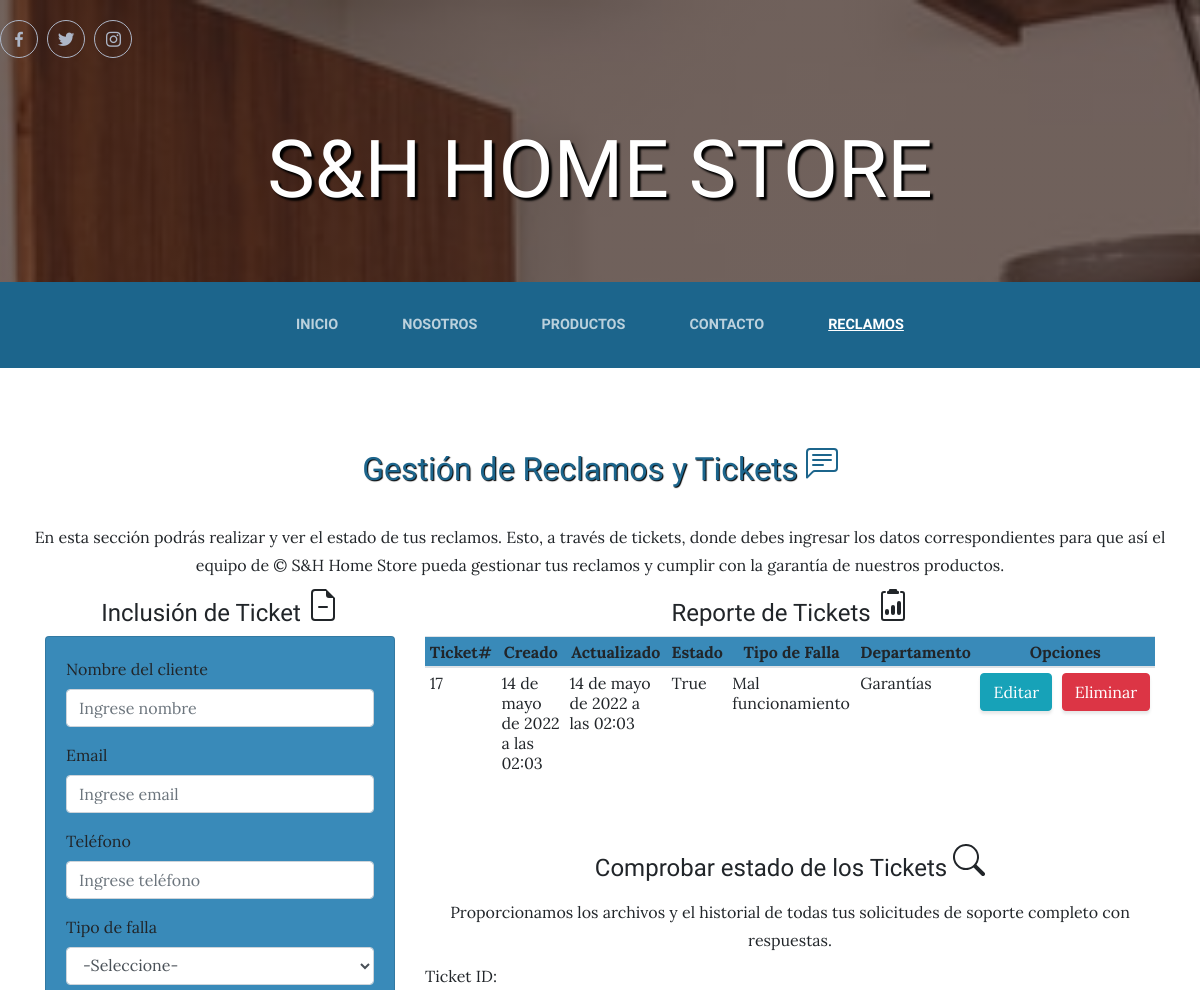
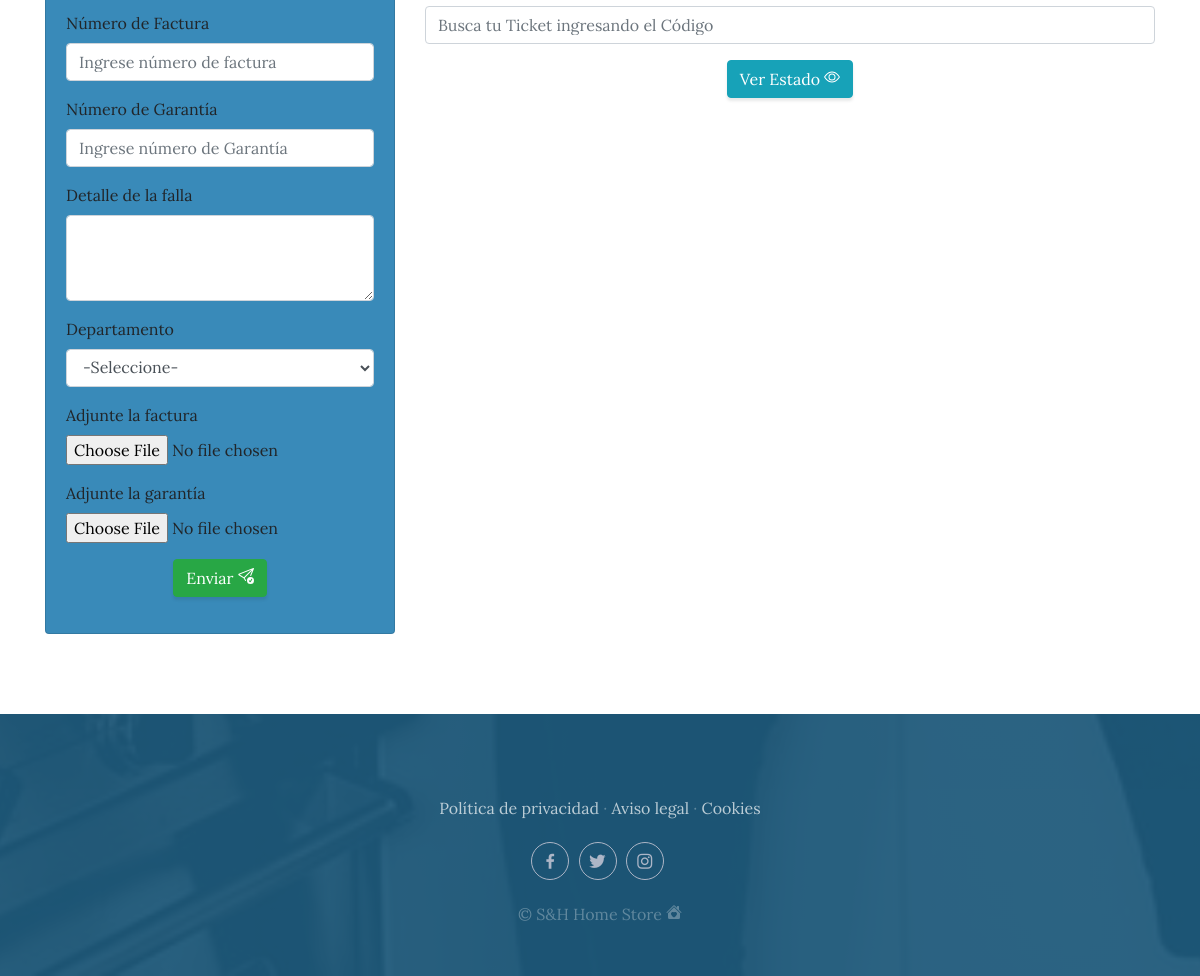
/reclamos, run on the app's committed database (2 pictures, top to bottom).
### SistemaGarantiaApp/models.py (models this page shows, shortened)
class Ticket(models.Model):
    codigo_tick=models.AutoField(primary_key=True)
    garantia_num=models.ForeignKey(Garantia, null=False, blank=False, on_delete=models.CASCADE)
    departamento_cod=models.ForeignKey(Departamento, null=False, blank=False, on_delete=models.CASCADE)
    fecha_creac=models.DateTimeField(auto_now_add=True)
    fecha_act=models.DateTimeField(auto_now_add=True)
    tipo_falla=models.CharField(max_length=255)
    detalle_falla=models.TextField(max_length=255)
    arch_fact=models.FileField(upload_to='facturas') #Carpeta donde se guardaran las factura dentro de media
    cert_garan=models.FileField(upload_to='garantias') #Carpeta donde se guardaran las garantias dentro de media
    estatus=models.BooleanField(default=True)

class Departamento(models.Model):
    codigo_dpto=models.AutoField(primary_key=True)
    nombre_dpto=models.CharField(max_length=255)
    estatus=models.BooleanField(default=True)
    def __str__(self):
        return self.nombre_dpto

### SistemaGarantiaApp/views.py (the view)
# urls.py: path('reclamos', views.reclamos, name="Reclamos"),
def reclamos(request):
    ticketsListados=Ticket.objects.all()
    return render(request, "SistemaGarantia/reclamos.html", {"tickets": ticketsListados})

### SistemaGarantiaApp/templates/SistemaGarantia/reclamos.html (shortened to what this page needs)
{% extends "SistemaGarantia/base.html" %}
{% load static %}
{% block content %}
<section id="about">
    <h2 class="title" id="titulo" style="text-align: center; margin-bottom: 30px;">
        Gestión de Reclamos y Tickets
    </h2>
    <p  style="padding: 5px; margin: 5px; text-align: center;">En esta sección podrás realizar y ver el estado de tus reclamos.
        Esto, a través de tickets, donde debes ingresar los datos correspondientes para que así el equipo de &copy; S&H Home Store pueda gestionar tus reclamos y cumplir con la garantía de nuestros productos.
    </p>
    <div class="container" data-os="fade-up">
        <div class="row">
            <div class="col-sm-12 col-md-6 col-lg-4 col-xl-4">
                <h4 style="text-align: center;">Inclusión de Ticket </h4>
                  <div class="card" style="background: #398AB9;">
                      <div class="card-body">
                          <form action="/incluirTicket/" method="post">
                              <div class="form-group">
                                <label for="txtNombre" >Nombre del cliente</label>
                                <div>
                                  <input type="text" class="form-control" name="txtNombre" id="txtNombre" placeholder="Ingrese nombre" required>
                                </div>
                              </div>
                              <div class="form-group">
                                <label for="txtEmail" >Email</label>
                                <div>
                                  <input type="email" class="form-control" name="txtEmail" id="txtEmail" placeholder="Ingrese email" required>
                                </div>
                              </div>
                              <div class="form-group">
                                <label for="txtTlf" >Teléfono</label>
                                <div>
                                  <input type="text" class="form-control" name="txtTlf" id="txtTlf" placeholder="Ingrese teléfono" required>
                                </div>
                              </div>
                              <div class="form-group">
                                <label for="tipoFalla">Tipo de falla</label>
                                <select class="form-control" name="tipoFalla" id="tipoFalla" required>
                                  <option>-Seleccione-</option>
                                </select>
                              </div>
                              <div class="form-group">
                                <label for="txtNroF" >Número de Factura</label>
                                <div>
                                  <input type="text" class="form-control" name="txtNroF" id="txtNroF" placeholder="Ingrese número de factura" required>
                                </div>
                              </div>
                              <div class="form-group">
                                <label for="txtNroG" >Número de Garantía</label>
                                <div>
                                  <input type="text" class="form-control" name="txtNroG" id="txtNroG" placeholder="Ingrese número de Garantía" required>
                                </div>
                              </div>
                              <div class="form-group">
                                <label for="txtDetalle">Detalle de la falla</label>
                                <textarea class="form-control" name="txtDetalle" id="txtDetalle" rows="3" required></textarea>
                              </div>
                              <div class="form-group">
                                <label for="departamento">Departamento</label>
                                <select class="form-control" name="departamento" id="departamento" required>
                                  <option>-Seleccione-</option>
                                </select>
                              </div>
                              <div class="form-group">
                                <label for="fileF">Adjunte la factura</label>
                                <input type="file" class="form-control-file" name="fileF" id="fileF" required>
                              </div>
                              <div class="form-group">
                                <label for="fileG">Adjunte la garantía</label>
                                <input type="file" class="form-control-file" name="fileG" id="fileG" required>
                              </div>
                              <div class="form-group">
                                <button type="submit" class="btn btn-success" style="display: block; margin: 0 auto;"> Enviar
                                </button>
                              </div>
                          </form>
                      </div>
                  </div>
            </div>
            <div class="col-sm-12 col-md-6 col-lg-8 col-xl-8">
                <h4 style="text-align: center;">Reporte de Tickets </h4>
                <div class="table-responsive">
                    <table class="table table-sm">
                        <thead style="background: #398AB9;">
                            <tr>
                                <th>Ticket#</th>
                                <th>Creado</th>
                                <th>Actualizado</th>
                                <th>Estado</th>
                                <th>Tipo de Falla</th>
                                <th>Departamento</th>
                                <th colspan="2">Opciones</th>
                            </tr>
                         </thead>
                         <tbody>
                             {% for ticket in tickets %}
                            <Tr>
                                <td>{{ticket.codigo_tick}}</td>
                                <td>{{ticket.fecha_creac}}</td>
                                <td>{{ticket.fecha_act}}</td>
                                <td>{{ticket.estatus}}</td>
                                <td>{{ticket.tipo_falla}}</td>
                                <td>{{ticket.departamento_cod}}</td>
                                <td><a href="editarTicket/{{ticket.codigo_tick}}" class="btn btn-info">Editar</a></td>
                                    <td><a href="eliminarTicket/{{ticket.codigo_tick}}" class="btn btn-danger btnEliminar">Eliminar</a></td>
                            </Tr>
                             {% endfor %}
                         </tbody>
                    </table>
                </div>
              <form action="/busqueda/" method="GET"> {% csrf_token %}
                <h4 style="text-align: center; margin-top: 50px; margin-bottom: 10px;">Comprobar estado de los Tickets
                </h4>
                <p  style="padding: 5px; margin: 5px; text-align: center;">Proporcionamos los archivos y el historial de todas
                  tus solicitudes de soporte completo con respuestas.
                </p>
                <div class="form-group">
                  <label for="txtTicket">Ticket ID:</label>
                  <div>
                    <input type="text" class="form-control" name="txtBuscar" id="txtBuscar"placeholder="Busca tu Ticket ingresando el Código" required>
                  </div>
                </div>
                <button type="submit" class="btn btn-info" style="display: block; margin: 0 auto;"> Ver Estado
                </button>
              </form>
        </div>
    </div>
</section>
{% endblock %}

### SistemaGarantiaApp/static/SistemaGarantia/css/gestion.css (style rules this page uses)
body { font-family: 'Lora'; background: linear-gradient(rgba(47, 23, 15, 0.65), rgba(47, 23, 15, 0.65)), url("../img/bg_main.jpg"); background-attachment: fixed; background-position: center; background-size: cover; }
h1, h2, h3, h4, h5, h6 { font-family: 'Oswald', sans-serif; }
p { line-height: 1.75; }
.btn { box-shadow: 0px 3px 3px 0px rgba(33, 37, 41, 0.1); }
#titulo { font-family: 'Oswald', sans-serif; color:#1C658C; text-shadow: 1px 1px 1px black ; }
#about { background: #fff; padding: 80px 0; }
thead { text-align: center; }

### data on the page
Ticket: codigo_tick "17", fecha_creac "14 de mayo de 2022 a las 02:03", fecha_act "14 de mayo de 2022 a las 02:03", estatus "True", tipo_falla "Mal funcionamiento", departamento_cod "Garantías"
